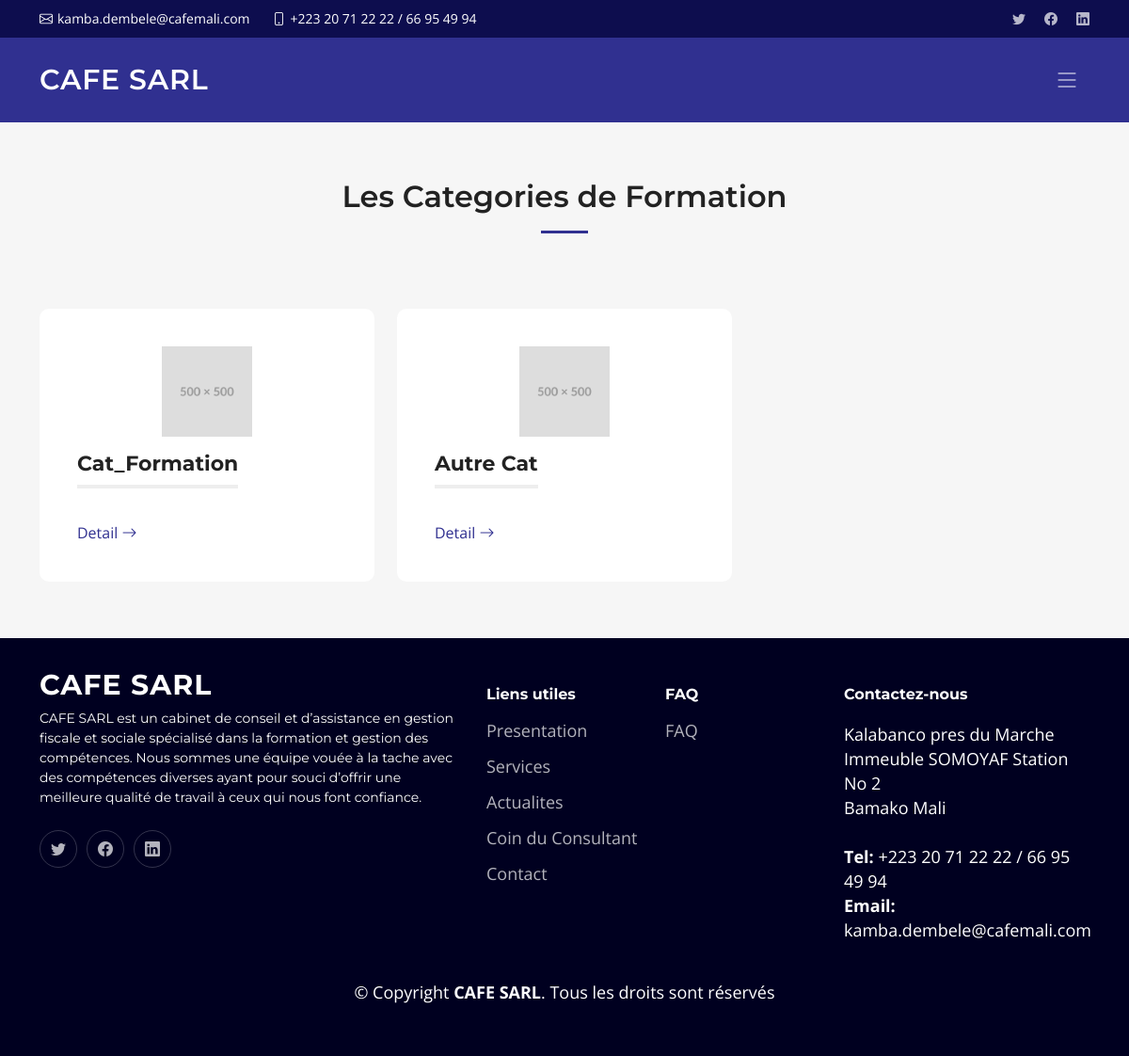
The app's page /formation/ with its own data.
### formation/models.py (models this page shows, shortened)
class Categorie(models.Model):
    titre = models.CharField(max_length=150, null=False, blank=False)
    image = models.ImageField(upload_to=get_file_path, null=False, blank=True, verbose_name="Image 500x500")
    description = models.TextField(max_length=500, default='')  # Ajout de default=''
    created_at = models.DateTimeField(auto_now_add=True)

### formation/views.py (the view)
# urls.py: path('', views.index, name="actualite_index"),
def index(request):
    categorie = Categorie.objects.all()
    context = {'categorie': categorie}
    return render(request, 'formation/index.html', context)

### formation/templates/formation/index.html (shortened to what this page needs)
{% extends "base.html" %}
{% load static %}
{% block body %}
<section id="services" class="services sections-bg">
    <div class="container" data-aos="fade-up">
        <div class="section-header">
            <h2>Les Categories de Formation</h2>
        </div>
        <div class="row">
            <div class="col-md-8">
                <div class="row gy-4" data-aos="fade-up" data-aos-delay="100">
                    {% for item in categorie %}
                    <div class="col-lg-6 col-md-6">
                        <div class="service-item  position-relative">
                            <div class="text-center mb-3">
                                <img src="{% static item.image %}" width="96"
                                    height="96" />
                            </div>
                            <h3>{{ item.titre }}</h3>
                            <a
                                href="{% url 'categorie_formation' item.titre %}"
                                class="readmore stretched-link">
                                Detail <i class="bi bi-arrow-right"></i>
                            </a>
                        </div>
                    </div>
                    {%empty%}
                    <div class="text-center h3">Pas de Categorie pour le moment</div>
                    {% endfor %}
                </div>
            </div>
        </div>
    </div>
</section>
{% endblock body %}

### root/static/assets/css/main.css (style rules this page uses)
:root { --font-default: "Open Sans", system-ui, -apple-system, "Segoe UI", Roboto, "Helvetica Neue", Arial, "Noto Sans", "Liberation Sans", sans-serif, "Apple Color Emoji", "Segoe UI Emoji", "Segoe UI Symbol", "Noto Color Emoji"; --font-primary: "Montserrat", sans-serif; --font-secondary: "Poppins", sans-serif; }
:root { --color-default: #222222; --color-primary: #303090; --color-secondary: #f85a40; }
:root { scroll-behavior: smooth; }
body { font-family: var(--font-default); color: var(--color-default); }
a { color: var(--color-primary); text-decoration: none; }
h1, h2, h3, h4, h5, h6 { font-family: var(--font-primary); }
section { padding: 60px 0; overflow: hidden; }
.sections-bg { background-color: #f6f6f6; }
.section-header { text-align: center; padding-bottom: 60px; }
.section-header h2 { font-size: 32px; font-weight: 600; margin-bottom: 20px; padding-bottom: 20px; position: relative; }
.section-header h2:after { content: ""; position: absolute; display: block; width: 50px; height: 3px; background: var(--color-primary); left: 0; right: 0; bottom: 0; margin: auto; }
section { scroll-margin-top: 70px; }
.services { padding: 60px 0; }
.services .service-item { padding: 40px; background: #fff; height: 100%; border-radius: 10px; }
.services .service-item h3 { color: var(--color-default); font-weight: 700; margin: 0 0 20px 0; padding-bottom: 8px; font-size: 22px; position: relative; display: inline-block; border-bottom: 4px solid #eeeeee; transition: 0.3s; }
.services .service-item .readmore { margin-top: 15px; display: inline-block; color: var(--color-primary); }

### records on screen
Categorie: image (picture), titre "Cat_Formation"
Categorie: image (picture), titre "Autre Cat"
